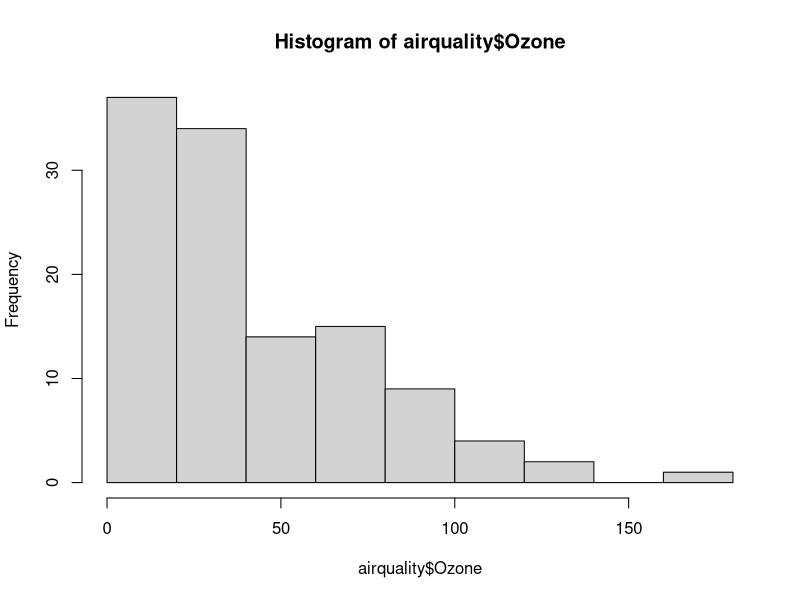
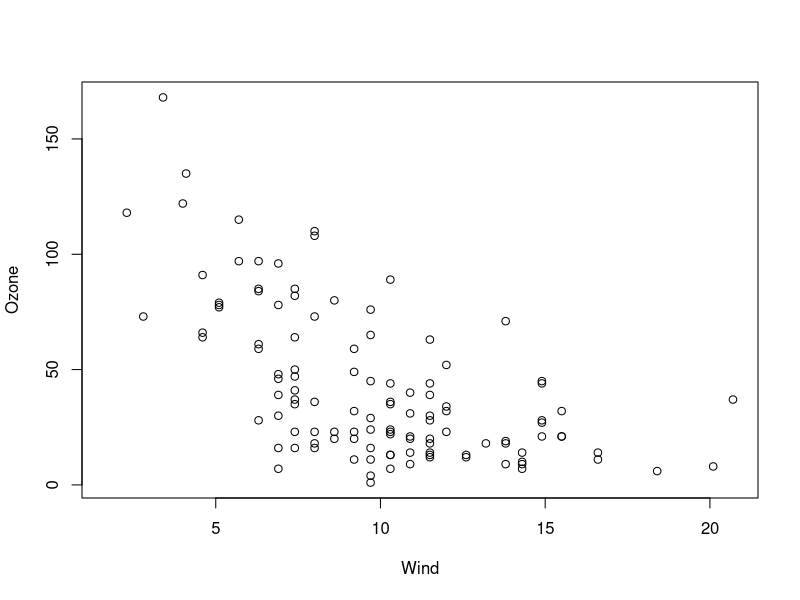
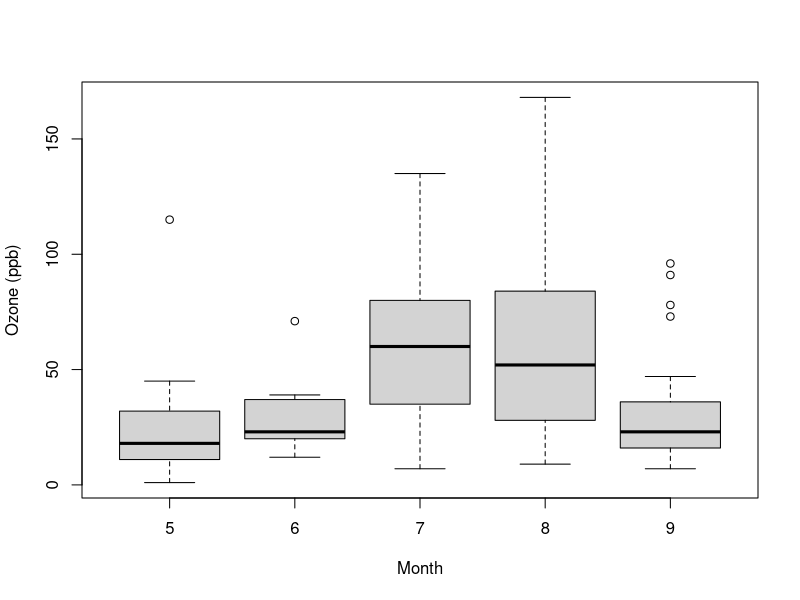
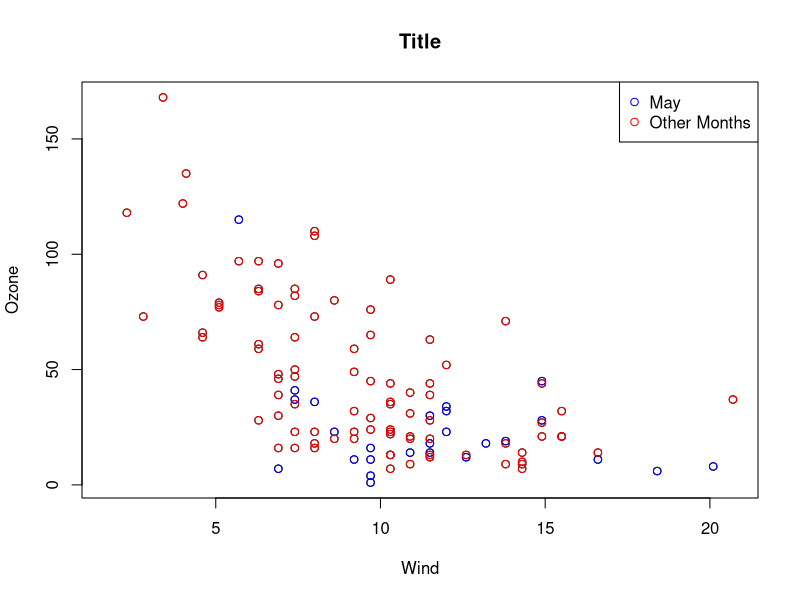
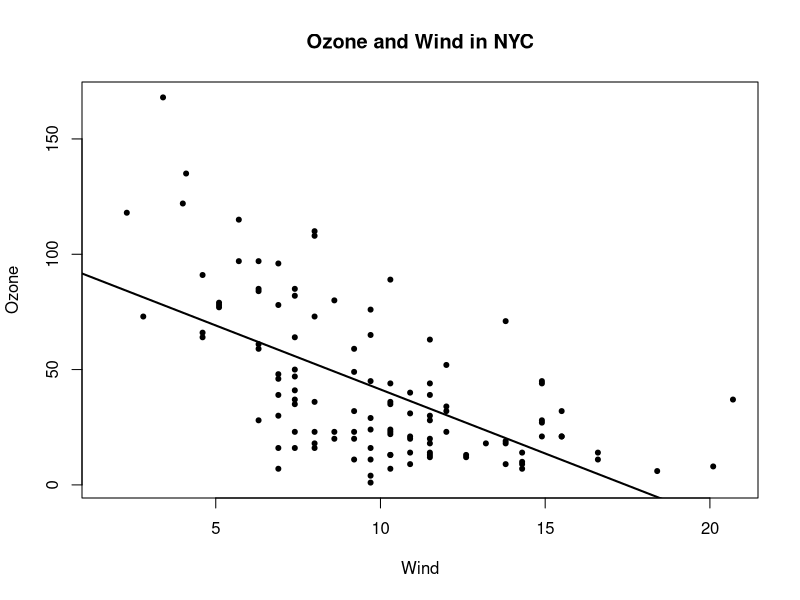
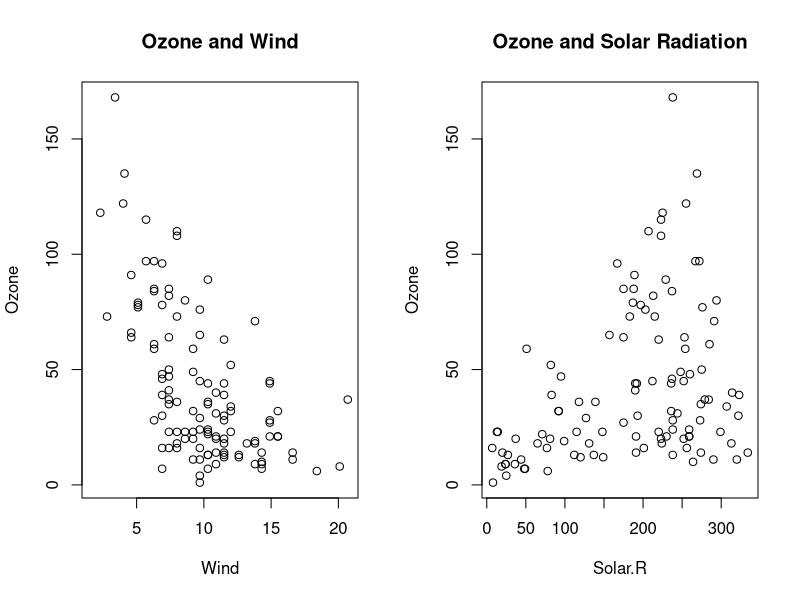
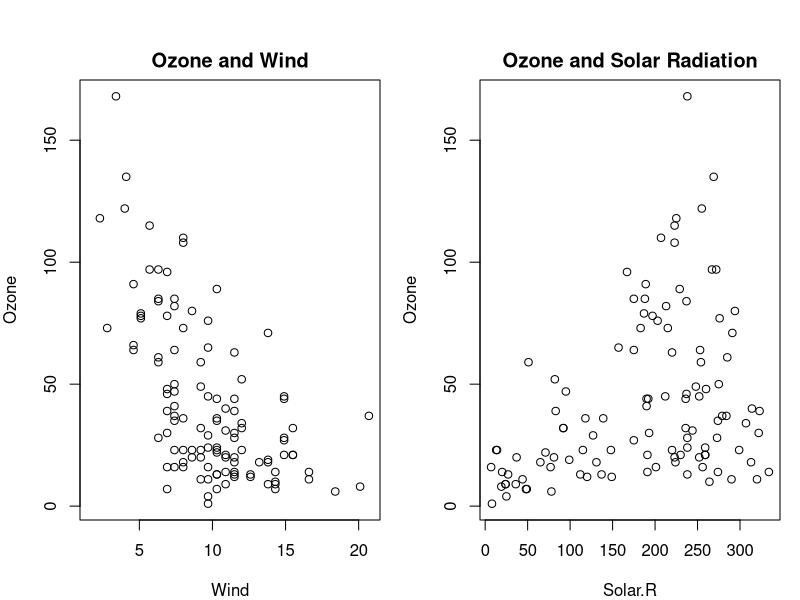
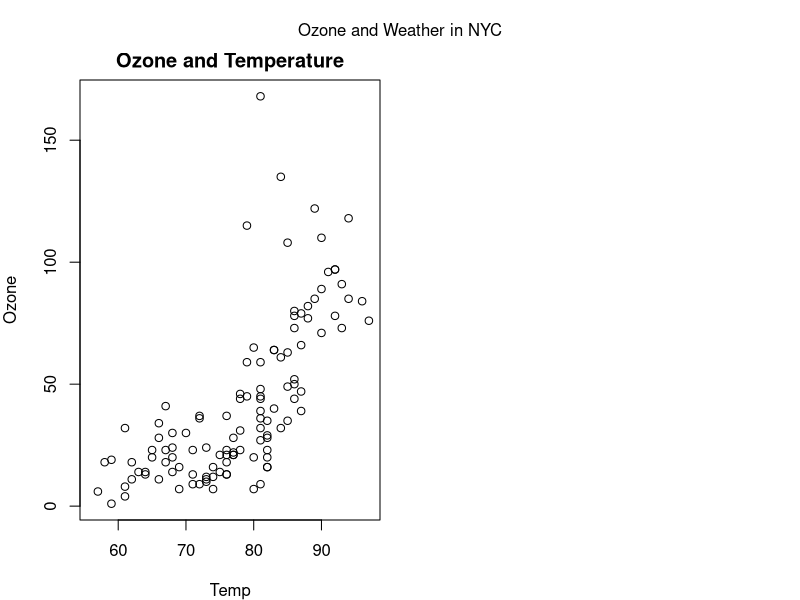

Here is the R script that generated these plots, in order:
# core plotting and graphics are incorporated into the following base packages:
#   - graphics
#   - grDecives
# lattice plotting are in
#   - lattice
#   - grid

# we focus on using the base plotting system to create graphics on the screen device.
# two phases for creating a base plot:
#   - initialising a new plot
#   - annotating an existing plot

# calling plot(x, y) or hist(x) will launch a graphics device (if one is not
# already open) and draw a plot on the device 

# if the arguments to plot are not of some special class, then the default method
# for plot is called; this function has many arguments, letting you set the
# title, x-axis label, y-axis label, etc.

# the base graphics system has many params that can be set and tweaked
# ?par

# simple base graphics: hist
library(datasets)
hist(airquality$Ozone)

# scatterplot
library(datasets)
with(airquality, plot(Wind, Ozone))

# boxplot
airquality <- transform(airquality, Month = factor(Month))
boxplot(Ozone ~ Month, airquality, xlab = 'Month', ylab = 'Ozone (ppb)')

# params
#   - pch: plotting symbol (default is open circle)
#   - lty: line type (default is solid line), can be dashed, dotted, etc.
#   - lwd: line width, specified as integer multiple
#   - col: color, specified as number, string or hex code; the colors() function
#       gives you a vector of colors by name
#   - xlab: char string for x-axis label
#   - ylab: char string for y-axis label 

# the par() function is used to specify global graphics params that affect all plots in an
#   R session. These params can be overridden when specified as arguments to specific
#   plotting functions.
#   - las: orientation of axis labels on plot
#   - bg: background color
#   - mar: margin size
#   - oma: outer margin size (default is 0 for all sides)
#   - mfrow: no. of plots per row, column (plots are filled row-wise)
#   - mfcol: no. of plots per row, column (plots are filled column-wise)

# plot(): make scatterplot, or other type of plot depending on class of object

# lines: add lines to a plot
# points: add points to a plot
# text: add text labels to a plot
# title: add annotations
# mtext: add arbitrary text to margins
# axis: adding axis ticks/labels

# base plot with annotation
with(airquality, plot(Wind, Ozone, main = 'Title'), type = 'n')
with(subset(airquality, Month == 5), points(Wind, Ozone, col = 'blue'))
with(subset(airquality, Month != 5), points(Wind, Ozone, col = 'red'))
legend('topright', pch = 1, col = c('blue','red'), legend = c('May', 'Other Months'))

# base plot with regression line
with(airquality, plot(Wind, Ozone, main = 'Ozone and Wind in NYC', pch = 20))
model = lm(Ozone ~ Wind, airquality)
abline(model, lwd = 2)

# multiple base plots
par(mfrow = c(1,2))
with(airquality, {
    plot(Wind, Ozone, main = 'Ozone and Wind')
    plot(Solar.R, Ozone, main = 'Ozone and Solar Radiation')
})

# change outer margin with oma
par(mfrow = c(1,2), mar = c(4,4,2,1), oma = c(0,0,2,0))
with(airquality, {
    plot(Wind, Ozone, main = 'Ozone and Wind')
    plot(Solar.R, Ozone, main = 'Ozone and Solar Radiation')
    plot(Temp, Ozone, main = 'Ozone and Temperature')
    mtext('Ozone and Weather in NYC', outer = TRUE)
})
